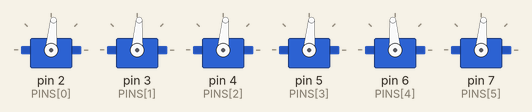
This sketch was run on a simulated Arduino Uno, built with avr-gcc and run on an emulated ATmega328P. Parts: 6 × servo. What the sketch prints to the serial monitor is not drawn.

Above: at 0.1 s.
Timing chart, 0 to 7.8 s (numbered marks = the images above):
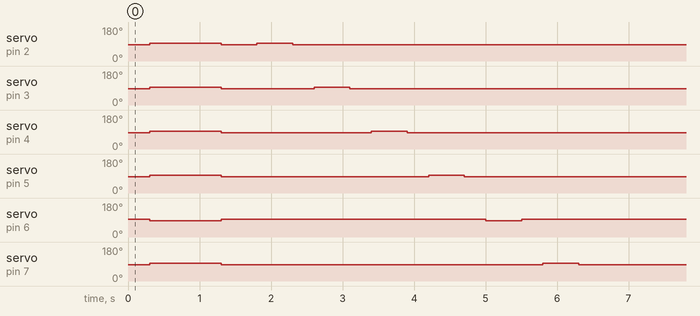

The sketch:

servo_test.ino
```cpp
#include <Servo.h>

Servo s[6];
const int PINS[6]  = {2, 3, 4, 5, 6, 7};
const int UP_DEG   = 95;
const int DOWN_DEG = 85;

// Servos 2 and 5 (index 1 and 4) use half the angle range
const int UP_DEG_SMALL   = 94;
const int DOWN_DEG_SMALL = 86;


void writeServo(int i, bool up) {
  bool isSmall = (i == 1 || i == 4);
  bool isFlipped = (i == 4);  // servo 5 is upside down

  bool actualUp = isFlipped ? !up : up;

  if (actualUp) {
    s[i].write(isSmall ? UP_DEG_SMALL : UP_DEG);
  } else {
    s[i].write(isSmall ? DOWN_DEG_SMALL : DOWN_DEG);
  }
}

void setup() {
  Serial.begin(9600);
  for (int i = 0; i < 6; i++) {
    s[i].attach(PINS[i]);
    writeServo(i, false);
  }
  delay(300);

  for (int i = 0; i < 6; i++) writeServo(i, true);
  Serial.println("ALL_UP");
  delay(1000);

  for (int i = 0; i < 6; i++) writeServo(i, false);
  Serial.println("ALL_DOWN");
  delay(500);

  for (int i = 0; i < 6; i++) {
    writeServo(i, true);
    Serial.print("SERVO_");
    Serial.println(i + 1);
    delay(500);
    writeServo(i, false);
    delay(300);
  }

  Serial.println("READY");
}

void loop() {
  if (Serial.available() > 0) {
    char buf[16];
    int len = Serial.readBytesUntil('\n', buf, 15);
    buf[len] = '\0';
    while (Serial.available()) Serial.read();
    if (len == 6) {
      for (int i = 0; i < 6; i++) {
        writeServo(i, buf[i] == '1');
      }
    }
  }
}
```
